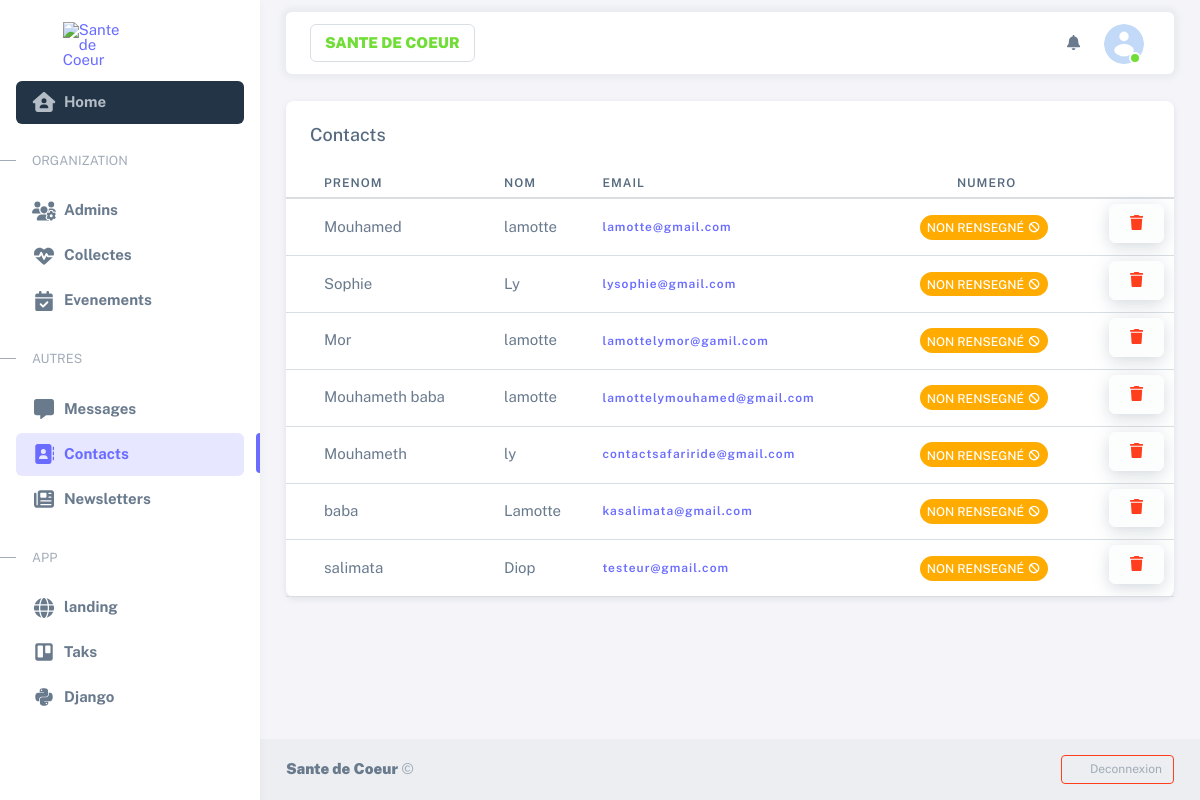
The app's page /sante/contacts/ (signed in), older data.
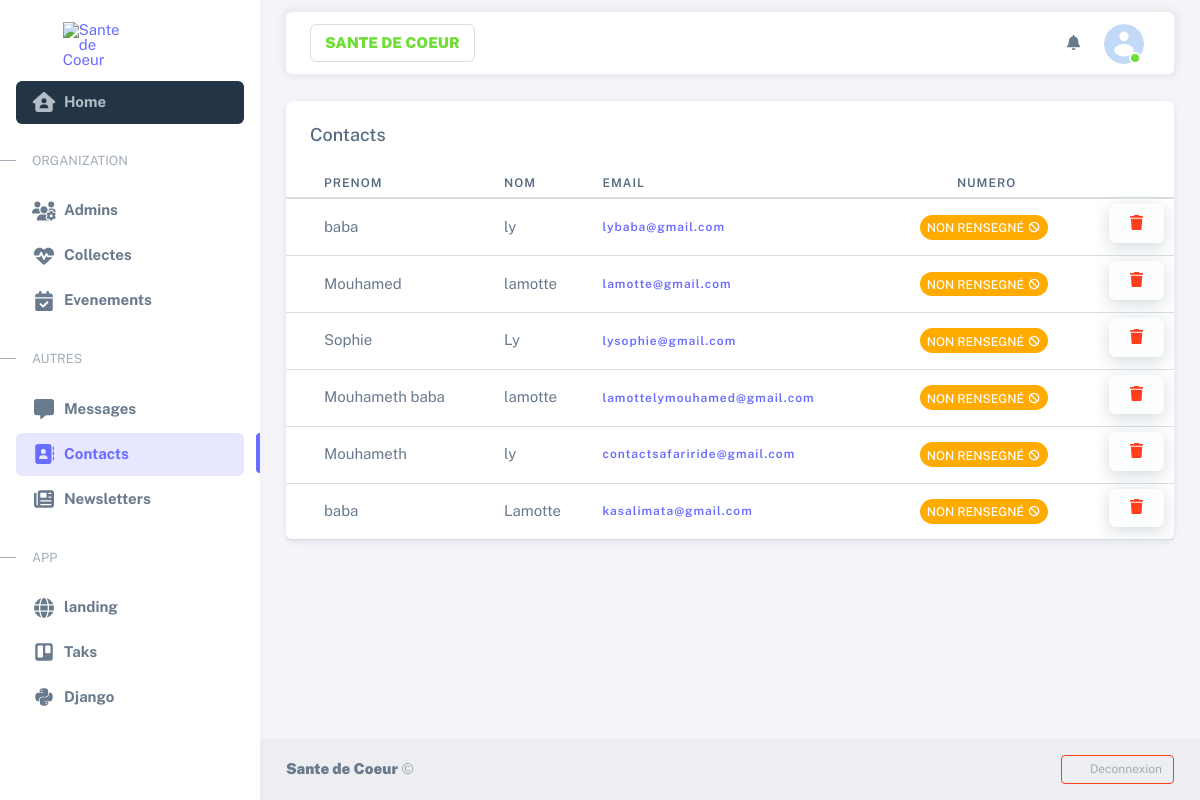
The same page, newer data.
### administration/models.py (models this page shows, shortened)
class Contacts(models.Model):
    date = models.DateField(auto_now_add=True)
    first_name = models.CharField(max_length=50)
    last_name = models.CharField(max_length=50)
    email = models.EmailField(max_length=254, unique=True)
    class Meta:
        verbose_name = 'Contacts'
        verbose_name_plural = 'Contacts'

### administration/views.py (the view)
# urls.py: path('contacts/', list_contacts, name='contacts'),
def list_contacts(request):
    contacts = Contacts.objects.all().order_by('-date')
    context = {
        'contacts' : contacts
    }
    return render(request, 'administration/pages/contacts/list.html', context)

### context_processor.py (called while the page is built)
def all_context(request):
    user = request.user
    try :
        site = Site.objects.get(pk = 1)
    except Site.DoesNotExist :
        site = None
    try :
        avatar = Avatar.objects.get(user = user.pk, primary = 1)
        print(avatar)
    except Avatar.DoesNotExist :
        avatar = None
        print(avatar)
    context = {
        'avatar' : avatar,
        'site' : site,
        'path' : request.path
    }
    return context

### administration/templates/administration/pages/contacts/list.html (shortened to what this page needs)
{% extends "bases/sneat.html" %}
{% load static %}
{% block main %}
<div class="container-xxl flex-grow-1 container-p-y">
    {% if user.is_superuser %}
    <div class="card z-index-1" id="recentPurchaseTable" data-list='{"valueNames":["name","email","product","payment","amount"],"page":7,"pagination":true}'>
        <div class="card-header">
          <div class="row flex-between-center">
            <div class="col-6 col-sm-auto d-flex align-items-center pe-0">
              <h5 class="fs-0 mb-0 text-nowrap py-2 py-xl-0">Contacts</h5>
            </div>
            <div class="col-6 col-sm-auto ms-auto text-end ps-0">
            </div>
          </div>
        </div>
        <div class="card-body px-0 py-0">
          <div class="table-responsive scrollbar">
            <table class="table table-sm fs--1 mb-0 overflow-hidden">
              <thead class="bg-200 text-900">
                <tr>
                  <th class="white-space-nowrap">
                  </th>
                  <th class="sort pe-1 align-middle white-space-nowrap" data-sort="name">Prenom</th>
                  <th class="sort pe-1 align-middle white-space-nowrap" data-sort="email">Nom</th>
                  <th class="sort pe-1 align-middle white-space-nowrap" data-sort="product">Email</th>
                  <th class="sort pe-1 align-middle white-space-nowrap text-center" data-sort="payment">Numero</th>
                  <th class="no-sort pe-1 align-middle data-table-row-action"></th>
                </tr>
              </thead>
              <tbody class="list" id="table-purchase-body">
                {% for contact in contacts %}
                <tr class="btn-reveal-trigger">
                  <td class="align-middle" style="width: 28px;">
                  </td>
                  <td class="align-middle white-space-nowrap email">{{ contact.first_name }}</td>
                  <td class="align-middle white-space-nowrap product">{{ contact.last_name }}</td>
                  <th class="align-middle white-space-nowrap email text-lowercase"><a href="mailto:{{ contact.email }}">{{contact.email}} </a></th>
                  <td class="align-middle text-center fs-0 white-space-nowrap payment"><span class="badge badge rounded-pill bg-warning">Non rensegné<span class="ms-1 fas fa-ban" data-fa-transform="shrink-2"></span></span></td>
                  <td class="align-middle white-space-nowrap text-end">
                    <div class="font-sans-serif position-static d-inline-block">
                      <a href="#" class="btn shadow btn-light text-600 btn btn-reveal float-end" type="button" id="dropdown13" >
                          <span class="text-danger fas fa-trash fs--1"></span></a>
                  </div>
                  </td>
                </tr>
                {% endfor %}
              </tbody>
            </table>
          </div>
        </div>
    </div>
    {% endif %}
  </div>
{% endblock main %}

Row changes from the older to the newer data that the page shows:
removed Contacts: first_name "Mor", last_name "lamotte", email "lamottelymor@gamil.com"
removed Contacts: first_name "salimata", last_name "Diop", email "testeur@gmail.com"
added Contacts: first_name "baba", last_name "ly", email "lybaba@gmail.com"
